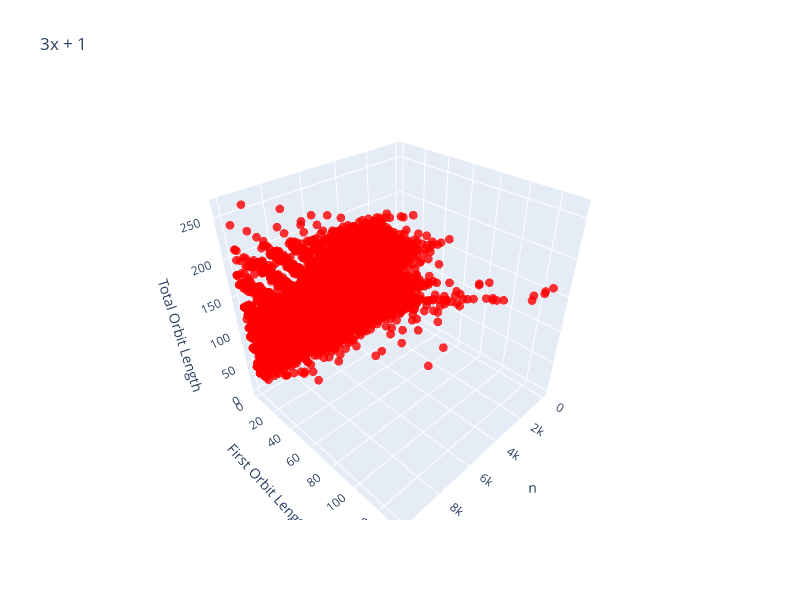

Notebook source saved alongside this figure:
### Code cell
plus_1_option = cc.create_collatz_3x_plus_1_options();
graphing.graph_options(10000, [plus_1_option], ['red'], '3x + 1')

### Figure 1 — Plotly figure (JSON) as saved in the notebook; plotly's stock layout.template omitted (floating-point values rounded to 4 significant figures; data arrays with more than 128 entries replaced by an {"elided": "..."} marker saying what was removed)
{"data": [{"hoverinfo": "text", "marker": {"color": {"elided": "9999 str values"}, "opacity": 0.8, "size": 3}, "mode": "markers", "text": {"elided": "9999 str values"}, "type": "scatter3d", "x": {"elided": "9999 int values"}, "y": {"elided": "9999 int values"}, "z": {"elided": "9999 int values"}}], "layout": {"height": 600, "scene": {"xaxis": {"title": {"text": "n"}}, "yaxis": {"title": {"text": "First Orbit Length"}}, "zaxis": {"title": {"text": "Total Orbit Length"}}}, "title": {"text": "3x + 1"}, "width": 800}}
